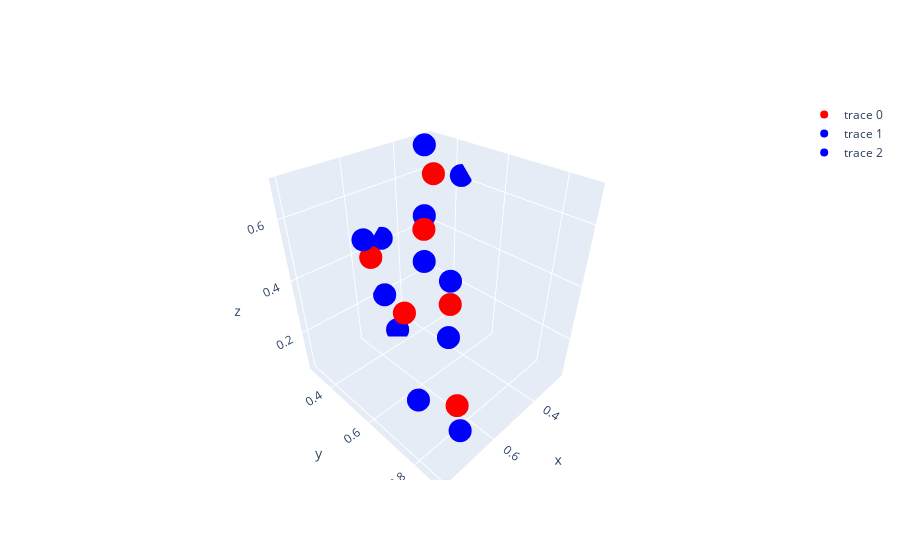

Notebook code for this chart:
### Markdown cell above
# Interactive：Version 1 （rcmd）

### Code cell
#split OXYGEN atoms in red, HYDROGEN atoms in blue
xall=[]
yall=[]
zall=[]
for i in range(int(len(rall))):
    xall.append(float(rall[i][0])*1e9)
    yall.append(float(rall[i][1])*1e9)
    zall.append(float(rall[i][2])*1e9)
#print('xall:',xall)
print('potl_E_sum:',potl_E_sum, 'J')

#-------plot------3D-coord of the lowest E_energy-------
#plot the lowest E atoms posi.(interactive)
fig = make_subplots()
O_atoms = go.Scatter3d(x=xall[::3], y=yall[::3], z=zall[::3],mode='markers',marker = {'color' : 'red'})
H_atoms01 = go.Scatter3d(x=xall[1::3], y=yall[1::3], z=zall[1::3],mode='markers',marker = {'color' : 'blue'})
H_atoms02 = go.Scatter3d(x=xall[2::3], y=yall[2::3], z=zall[2::3],mode='markers',marker = {'color' : 'blue'})

fig.add_trace(O_atoms)
fig.add_trace(H_atoms01)
fig.add_trace(H_atoms02)

fig.show()

### Figure 1 — Plotly figure (JSON) as saved in the notebook; plotly's stock layout.template omitted (floating-point values rounded to 4 significant figures)
{"data": [{"marker": {"color": "red"}, "mode": "markers", "type": "scatter3d", "x": [0.4783, 0.739, 0.5723, 0.5743, 0.4986, 0.2965], "y": [0.3828, 0.8749, 0.3428, 0.6922, 0.5121, 0.3478], "z": [0.1499, 0.2796, 0.4041, 0.4046, 0.5394, 0.6065]}, {"marker": {"color": "blue"}, "mode": "markers", "type": "scatter3d", "x": [0.5026, 0.7321, 0.6091, 0.5923, 0.4314, 0.3091], "y": [0.3079, 0.8826, 0.3634, 0.7078, 0.4439, 0.32], "z": [0.2045, 0.1843, 0.4901, 0.4974, 0.5361, 0.6972]}, {"marker": {"color": "blue"}, "mode": "markers", "type": "scatter3d", "x": [0.4885, 0.8019, 0.4904, 0.6378, 0.5176, 0.2568], "y": [0.3513, 0.804, 0.2972, 0.7471, 0.5314, 0.4347], "z": [0.06006, 0.2933, 0.4234, 0.3583, 0.4475, 0.6134]}], "layout": {"xaxis": {"anchor": "y", "domain": [0, 1]}, "yaxis": {"anchor": "x", "domain": [0, 1]}}}
